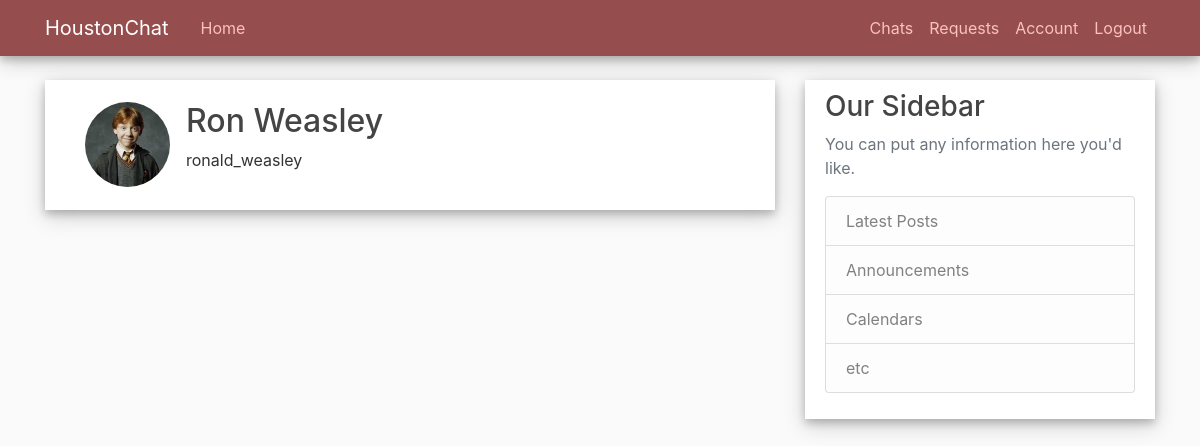
Page / (signed in) on the committed database.
### chat/models.py (models this page shows, shortened)
class User(db.Model, UserMixin):
    id = db.Column(db.Integer, primary_key=True)
    username = db.Column(db.String(40), unique=True, nullable=False)
    first_name = db.Column(db.String(20), nullable=True, unique=False)
    last_name = db.Column(db.String(20), nullable=True, unique=False)
    date_of_birth = db.Column(db.Date, nullable=True)
    email = db.Column(db.String(120), unique=True, nullable=False)
    image_file = db.Column(db.String(20), nullable=False, default='default.jpg')
    password = db.Column(db.String(60), nullable=False)

### chat/routes.py (the view)
@app.route('/')
@login_required
def index():
    users = User.query.filter(~User.id.in_(db.session.query(ChatRoom.receiver_id).filter_by(sender_id=current_user.id))).all()
    return render_template("index.html", title='index', users=users)

### chat/models.py (called while the page is built)
@login_manager.user_loader
def load_user(user_id):
    return User.query.get(int(user_id))

### chat/templates/index.html
{% extends "layout.html" %}
{% block content %}
<div class="container">
    <div class="row">
        <div class="col-md-12 chat-menu ">
            <ul class="list-group list-group-flush">
                {% if users is defined and users|length %}
                    {% for user in users %}
                        {% if user != current_user %}
                        <li class="list-group-item ">
                            <article class="media">
                                <img class="rounded-circle article-img" src="{{ url_for('static', filename='profile_pics/' + user.image_file) }}">
                                <div class="media-body">
                                <h2><a href="{{ url_for('create_request', username=user.username) }}" class="article-title">{{ user.first_name }} {{ user.last_name }}</a></h2>
                                <p class="article-content">{{ user.username }}</p>
                                </div>
                            </article>
                        </li>
                        {% endif %}
                    {% endfor %}
                {% else %}
                    <h4 class="text-secondary">you are connected to everyone </h4>
                {% endif %}
            </ul>
        </div>
    </div>
</div>
{% endblock content %}

### chat/static/main.css (style rules this page uses)
body { background: #fafafa; color: #333333; margin-top: 5rem; }
h1, h2, h3, h4, h5, h6 { color: #444444 ; }
.chat-menu { background: #ffffff; padding: 10px 20px; box-shadow: 0 4px 8px 0 rgba(0, 0, 0, 0.2), 0 6px 20px 0 rgba(0, 0, 0, 0.19); margin-bottom: 20px; }
.article-title { color: #444444; }
.article-content { white-space: pre-line; }
.article-img { height: 85px; width: 85px; margin-right: 16px; }

### rows in the picture
User: image_file (picture), first_name "Ron", last_name "Weasley", username "ronald_weasley"
